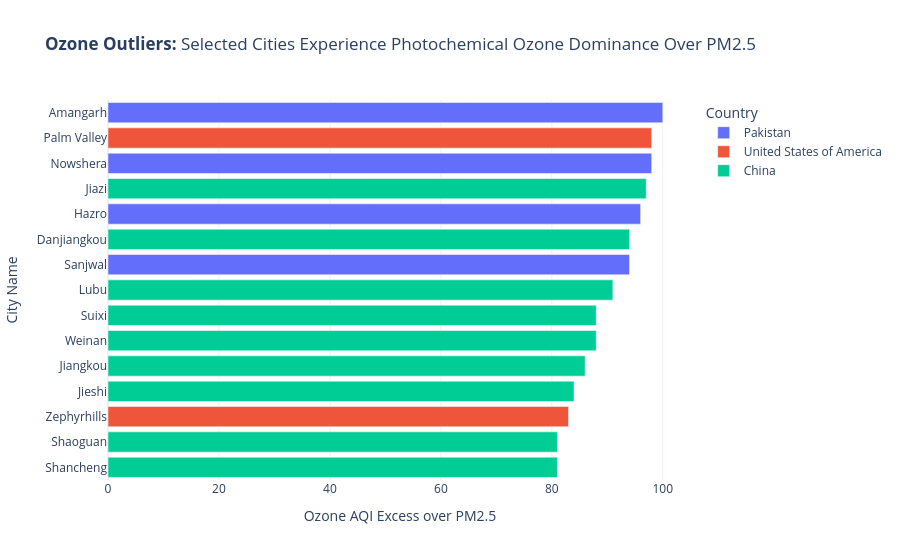

Notebook code cell kept with this figure:
### Code cell
# ==============================================================================
# CELL 9: Question 8
# Q8: Which global cities exhibit disproportionately high Ozone concentrations relative to PM2.5?
# ==============================================================================
df['Ozone_Dominance'] = df['Ozone AQI Value'] - df['PM2.5 AQI Value']
top_ozone_cities = df.sort_values(by='Ozone_Dominance', ascending=False).head(15)

fig8 = px.bar(
    top_ozone_cities,
    x='Ozone_Dominance',
    y='City',
    color='Country',
    orientation='h',
    title="<b>Ozone Outliers:</b> Selected Cities Experience Photochemical Ozone Dominance Over PM2.5",
    labels={'Ozone_Dominance': 'Ozone AQI Excess over PM2.5', 'City': 'City Name'},
    template='plotly_white'
)
fig8.update_layout(yaxis={'categoryorder': 'total ascending'})
fig8.show()

### Figure 1 — Plotly figure (JSON) as saved in the notebook; plotly's stock layout.template omitted (floating-point values rounded to 4 significant figures)
{"data": [{"hovertemplate": "Country=Pakistan<br>Ozone AQI Excess over PM2.5=%{x}<br>City Name=%{y}<extra></extra>", "legendgroup": "Pakistan", "marker": {"color": "#636efa", "pattern": {"shape": ""}}, "name": "Pakistan", "orientation": "h", "showlegend": true, "textposition": "auto", "type": "bar", "x": [100, 98, 96, 94], "xaxis": "x", "y": ["Amangarh", "Nowshera", "Hazro", "Sanjwal"], "yaxis": "y"}, {"hovertemplate": "Country=United States of America<br>Ozone AQI Excess over PM2.5=%{x}<br>City Name=%{y}<extra></extra>", "legendgroup": "United States of America", "marker": {"color": "#EF553B", "pattern": {"shape": ""}}, "name": "United States of America", "orientation": "h", "showlegend": true, "textposition": "auto", "type": "bar", "x": [98, 83], "xaxis": "x", "y": ["Palm Valley", "Zephyrhills"], "yaxis": "y"}, {"hovertemplate": "Country=China<br>Ozone AQI Excess over PM2.5=%{x}<br>City Name=%{y}<extra></extra>", "legendgroup": "China", "marker": {"color": "#00cc96", "pattern": {"shape": ""}}, "name": "China", "orientation": "h", "showlegend": true, "textposition": "auto", "type": "bar", "x": [97, 94, 91, 88, 88, 86, 84, 81, 81], "xaxis": "x", "y": ["Jiazi", "Danjiangkou", "Lubu", "Weinan", "Suixi", "Jiangkou", "Jieshi", "Shancheng", "Shaoguan"], "yaxis": "y"}], "layout": {"barmode": "relative", "legend": {"title": {"text": "Country"}, "tracegroupgap": 0}, "title": {"text": "<b>Ozone Outliers:</b> Selected Cities Experience Photochemical Ozone Dominance Over PM2.5"}, "xaxis": {"anchor": "y", "domain": [0, 1], "title": {"text": "Ozone AQI Excess over PM2.5"}}, "yaxis": {"anchor": "x", "categoryorder": "total ascending", "domain": [0, 1], "title": {"text": "City Name"}}}}
